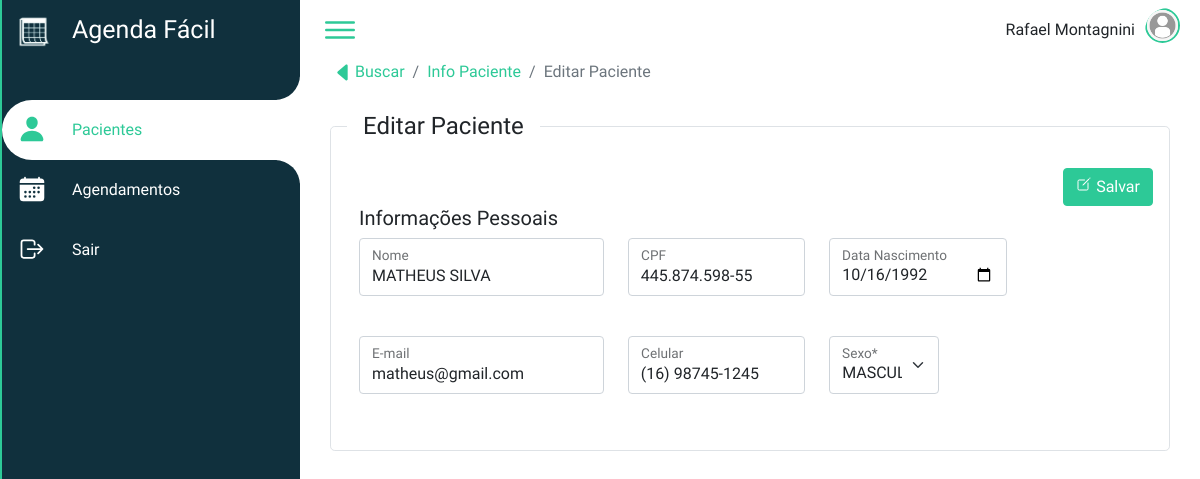
Page /Admin/Paciente/editPaciente.php?id=4 (signed in) on the committed database.
### tables this page shows
CREATE TABLE `pacientes` (
  `id` int(5) NOT NULL,
  `nome` varchar(100) NOT NULL,
  `cpf` varchar(15) NOT NULL,
  `email` varchar(50) NOT NULL,
  `celular` varchar(20) NOT NULL,
  `data_nascimento` date NOT NULL,
  `sexo` varchar(15) NOT NULL,
  `medico_id` int(11) NOT NULL,
  `data_criacao` date NOT NULL,
  `data_atualizacao` date NOT NULL
);

### Admin/Paciente/editPaciente.php (the view, shortened to what this page needs)
<?php
include_once '../../conexao.php';
?>
<!DOCTYPE html>
<html lang="pt-br">
<head>
  <link rel="stylesheet" href="../assets/css/styleDashboard.css">
  <link href="https://cdn.jsdelivr.net/npm/bootstrap@5.0.2/dist/css/bootstrap.min.css" rel="stylesheet"
>
</head>
<body>
  <?php
  if (isset($_GET['id'])) {
    $id_paciente = $_GET['id'];
    try {
      $queryInfoPaciente = $conn->query("SELECT
                    *
                FROM
                    pacientes
                WHERE
                    id = $id_paciente");
    } catch (Exception $e) {
      $_SESSION['error_message'] = "Erro na consulta com o Banco!";
      header("Location: paciente.php");
    }
    $infoPaciente = $queryInfoPaciente->fetch(PDO::FETCH_ASSOC);
  } else {
    $_SESSION['error_message'] = "Erro na solicitação GET!";
    header("Location: paciente.php");
  }
  ?>
  <?php include '../../navigation.php'; ?>
  <div class="main">
    <?php include '../../topbar.php'; ?>
    <div class="app_container">
      <div class="row">
        <nav aria-label="breadcrumb">
          <ol class="breadcrumb">
            <a title="Voltar Página" href="infoPaciente.php?id=<?= $infoPaciente['id']; ?>"><ion-icon
                style="font-size: 25px;color: #2dc997;" name="caret-back-outline"></ion-icon> </a>
            <li class="breadcrumb-item"><a class="styleCrumb" href="paciente.php">Buscar</a></li>
            <li class="breadcrumb-item"><a class="styleCrumb"
                href="infoPaciente.php?id=<?= $infoPaciente['id']; ?>">Info Paciente</a></li>
            <li class="breadcrumb-item active" aria-current="page">Editar Paciente</li>
          </ol>
        </nav>
      </div>
      <fieldset class="border rounded-3 p-3">
        <legend class="float-none w-auto px-3">Editar Paciente</legend>
        <form method="POST" action="modelPaciente.php">
          <div class="row">
            <div class="col-md-12 d-flex justify-content-end">
              <button type="submit" value="Editar" name="editPaciente" class="btn btn-success"><ion-icon
                  name="create-outline"></ion-icon> Salvar</button>
            </div>
          </div>
          <div class="container">
            <h5>Informações Pessoais</h5>
            <div class="row ">
              <div class="col-xl-4 col-lg-6 col-md-6 mb-4">
                <div class="form-floating mb-3">
                  <input type="text" name="inputNome" class="form-control" id="id_nomePaciente"
                    value="<?= $infoPaciente['nome'] ?>">
                  <label for="id_nomePaciente">Nome</label>
                </div>
              </div>
              <div class="col-xl-3 col-lg-6 col-md-6 mb-4">
                <div class="form-floating mb-3">
                  <input type="text" name="inputCPF" class="form-control" id="id_cpfPaciente"
                    value="<?= $infoPaciente['cpf'] ?>">
                  <label for="id_cpfPaciente">CPF</label>
                </div>
              </div>
              <div class="col-xl-3 col-lg-6 col-md-6 mb-4">
                <div class="form-floating mb-3">
                  <input type="date" name="inputDataNascimento" class="form-control" id="id_dataNascimentoPaciente"
                    value="<?= $infoPaciente['data_nascimento'] ?>">
                  <label for="id_dataNascimentoPaciente">Data Nascimento</label>
                </div>
              </div>
            </div>
            <div class="row ">
              <div class="col-xl-4 col-lg-6 col-md-6 mb-4">
                <div class="form-floating mb-3">
                  <input type="email" name="inputEmail" class="form-control" id="id_emailPaciente"
                    value="<?= $infoPaciente['email'] ?>">
                  <label for="id_emailPaciente">E-mail</label>
                </div>
              </div>
              <div class="col-xl-3 col-lg-6 col-md-6 mb-4">
                <div class="form-floating mb-3">
                  <input type="text" name="inputCelular" class="form-control" id="id_celularPaciente"
                    value="<?= $infoPaciente['celular'] ?>">
                  <label for="id_celularPaciente">Celular</label>
                </div>
              </div>
              <div class="col-xl-2 col-lg-6 col-md-6 mb-4">
                <div class="form-floating">
                  <select name="selectPaciente" class="form-select" id="id_estadoCivilPaciente" aria-label="Select Sexo"
                    required>
                    <option <?php echo ($infoPaciente['sexo'] === 'MASCULINO') ? 'selected' : ''; ?> value="MASCULINO">
                      MASCULINO</option>
                  </select>
                  <label for="id_estadoCivilPaciente">Sexo*</label>
                </div>
              </div>
            </div>
          </div>
        </form>
      </fieldset>
      <br />
    </div>
  </div>
</body>
</html>

### Admin/assets/css/styleDashboard.css (style rules this page uses)
* { font-family: "Ubuntu", sans-serif; margin: 0; padding: 0; box-sizing: border-box; }
:root { --blue: #2a2185; --white: #fff; --green: #2dc997; --colorBase: #10303d; --gray: #f5f5f5; --black1: #222; --black2: #999; }
body { min-height: 100vh; overflow-x: hidden; }
.container { position: relative; width: 100%; }
ol, ul { padding-left: 0rem!important; }
.main { position: absolute; width: calc(100% - 300px); left: 300px; min-height: 100vh; background: var(--white); transition: 0.5s; }
.btn-success { color: #fff!important;; background-color: white!important; border-color: var(--green)!important; }
.styleCrumb { color: var(--green); text-decoration: unset; }
.app_container { padding-left: 30px; padding-right: 30px; }
.btn-success { color: #fff; background-color: var(--green)!important; border-color: var(--green)!important; }

### rows in the picture
pacientes: inputNome "MATHEUS SILVA", inputCPF "445.874.598-55", inputDataNascimento "10/16/1992", inputEmail "matheus@gmail.com", inputCelular "(16) 98745-1245", selectPaciente "MASCULINO"

### other values in the picture
$_SESSION['nome_usuario'] "Rafael Montagnini"
